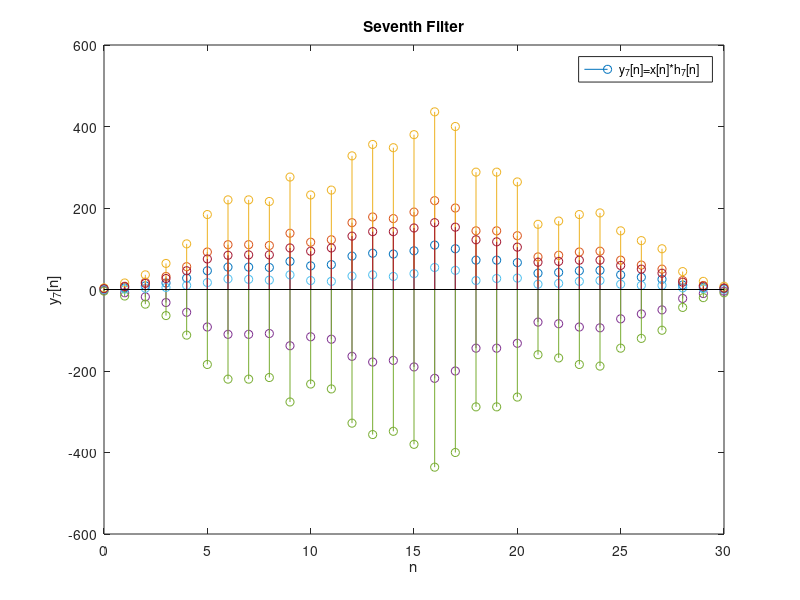

The MATLAB source for this figure:
% Convolute input x and various impulse responses

% Clear workspace
clc
close all

% Input Signal for FIR filter
x = [1 2 3 5 7 11 0 1 1 2 3 5 8 4 2 1];

% Impulse Response for first filter
h1 = [1 2 2 1 3 2 1 2 2 1 1 2 3 1 1 2];
h2 = 2*h1;
h3 = 4*h1;
h4 = -2*h1;
h5 = -4*h1;
h6 = h1-1;
h7 = h1+1;

% Convolution
y1 = conv(x,h1);
y2 = conv(x,h2);
y3 = conv(x,h3);
y4 = conv(x,h4);
y5 = conv(x,h5);
y6 = conv(x,h6);
y7 = conv(x,h7);

% Plot
stem (0:length(y1)-1,y1);
legend ('y_1[n]=x[n]*h_1[n]')
xlabel('n');
ylabel('y_1[n]');
title('First Filter');
hold on;

stem (0:(length(y2)-1),y2);
legend ('y_2[n]=x[n]*h_2[n]')
xlabel('n');
ylabel('y_2[n]');
title('Second Filter');

stem (0:(length(y3)-1),y3);
legend ('y_3[n]=x[n]*h_3[n]')
xlabel('n');
ylabel('y_3[n]');
title('Third Filter');

stem (0:(length(y4)-1),y4);
legend ('y_4[n]=x[n]*h_4[n]')
xlabel('n');
ylabel('y_4[n]');
title('Fourth Filter');

stem (0:(length(y5)-1),y5);
legend ('y_5[n]=x[n]*h_5[n]')
xlabel('n');
ylabel('y_5[n]');
title('Fifth Filter');

stem (0:(length(y6)-1),y6);
legend ('y_6[n]=x[n]*h_6[n]')
xlabel('n');
ylabel('y_6[n]');
title('Sixth Filter');

stem (0:length(y7)-1,y7);
legend ('y_7[n]=x[n]*h_7[n]')
xlabel('n');
ylabel('y_7[n]');
title('Seventh Filter');
